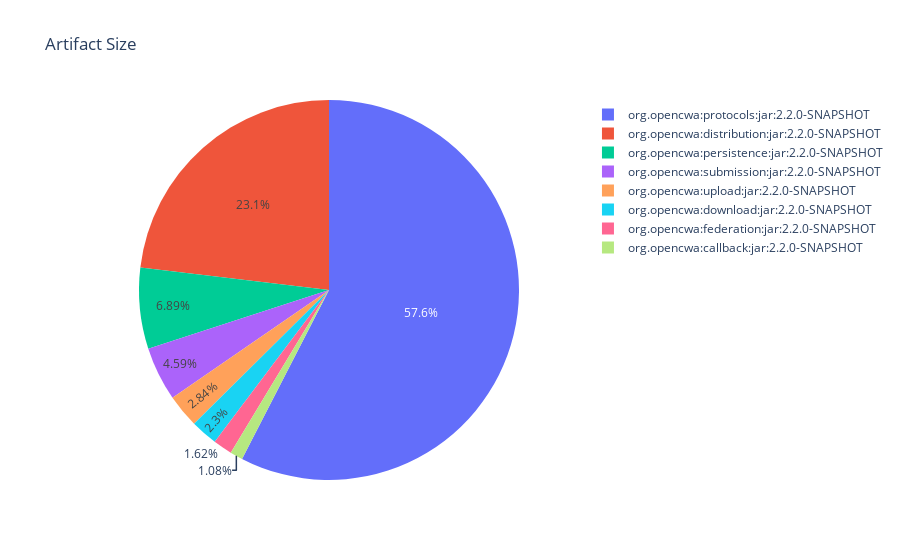

Notebook cell for this chart:
### Code cell
artifactSize = %cypher MATCH (artifact:Main:Artifact)-[:CONTAINS]->(type:Type) \
                      RETURN artifact.fqn as Artifact, count(DISTINCT type) AS Types

df = artifactSize.get_dataframe()
fig = px.pie(df, names='Artifact', values='Types', title='Artifact Size')
fig.show()

### Figure 1 — Plotly figure (JSON) as saved in the notebook; plotly's stock layout.template omitted (floating-point values rounded to 4 significant figures)
{"data": [{"domain": {"x": [0, 1], "y": [0, 1]}, "hovertemplate": "Artifact=%{label}<br>Types=%{value}<extra></extra>", "labels": ["org.opencwa:persistence:jar:2.2.0-SNAPSHOT", "org.opencwa:protocols:jar:2.2.0-SNAPSHOT", "org.opencwa:federation:jar:2.2.0-SNAPSHOT", "org.opencwa:distribution:jar:2.2.0-SNAPSHOT", "org.opencwa:submission:jar:2.2.0-SNAPSHOT", "org.opencwa:callback:jar:2.2.0-SNAPSHOT", "org.opencwa:download:jar:2.2.0-SNAPSHOT", "org.opencwa:upload:jar:2.2.0-SNAPSHOT"], "legendgroup": "", "name": "", "showlegend": true, "type": "pie", "values": [51, 426, 12, 171, 34, 8, 17, 21]}], "layout": {"legend": {"tracegroupgap": 0}, "title": {"text": "Artifact Size"}}}
